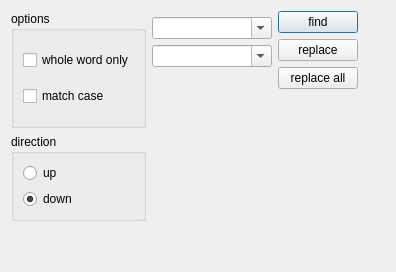
<?xml version="1.0" encoding="UTF-8"?>
<ui version="4.0">
 <class>FindDialog</class>
 <widget class="QDialog" name="FindDialog">
  <property name="geometry">
   <rect>
    <x>0</x>
    <y>0</y>
    <width>396</width>
    <height>272</height>
   </rect>
  </property>
  <property name="sizePolicy">
   <sizepolicy hsizetype="Minimum" vsizetype="Minimum">
    <horstretch>0</horstretch>
    <verstretch>0</verstretch>
   </sizepolicy>
  </property>
  <property name="windowTitle">
   <string>find</string>
  </property>
  <property name="windowIcon">
   <iconset resource="ScriptEditor.qrc">
    <normaloff>:/images/find.png</normaloff>:/images/find.png</iconset>
  </property>
  <layout class="QGridLayout" name="gridLayout" columnstretch="0,1,0,0">
   <item row="0" column="0">
    <widget class="QGroupBox" name="groupBox_2">
     <property name="title">
      <string>options</string>
     </property>
     <layout class="QVBoxLayout" name="verticalLayout_11">
      <item>
       <widget class="QCheckBox" name="matchWholeWordCheckBox">
        <property name="text">
         <string>whole word only</string>
        </property>
       </widget>
      </item>
      <item>
       <widget class="QCheckBox" name="matchCaseCheckBox">
        <property name="text">
         <string>match case</string>
        </property>
       </widget>
      </item>
     </layout>
    </widget>
   </item>
   <item row="0" column="1" rowspan="2">
    <layout class="QVBoxLayout" name="verticalLayout_2">
     <property name="topMargin">
      <number>6</number>
     </property>
     <item>
      <widget class="QComboBox" name="findWhatComboBox">
       <property name="sizePolicy">
        <sizepolicy hsizetype="Ignored" vsizetype="Preferred">
         <horstretch>0</horstretch>
         <verstretch>0</verstretch>
        </sizepolicy>
       </property>
       <property name="minimumSize">
        <size>
         <width>120</width>
         <height>0</height>
        </size>
       </property>
       <property name="maximumSize">
        <size>
         <width>16777215</width>
         <height>16777215</height>
        </size>
       </property>
       <property name="editable">
        <bool>true</bool>
       </property>
      </widget>
     </item>
     <item>
      <widget class="QComboBox" name="replaceComboBox">
       <property name="sizePolicy">
        <sizepolicy hsizetype="Preferred" vsizetype="Preferred">
         <horstretch>0</horstretch>
         <verstretch>0</verstretch>
        </sizepolicy>
       </property>
       <property name="minimumSize">
        <size>
         <width>120</width>
         <height>0</height>
        </size>
       </property>
       <property name="editable">
        <bool>true</bool>
       </property>
      </widget>
     </item>
     <item>
      <spacer name="verticalSpacer_3">
       <property name="orientation">
        <enum>Qt::Vertical</enum>
       </property>
       <property name="sizeHint" stdset="0">
        <size>
         <width>20</width>
         <height>40</height>
        </size>
       </property>
      </spacer>
     </item>
    </layout>
   </item>
   <item row="0" column="2">
    <layout class="QVBoxLayout" name="verticalLayout">
     <item>
      <widget class="QPushButton" name="findPushButton">
       <property name="enabled">
        <bool>true</bool>
       </property>
       <property name="text">
        <string>find</string>
       </property>
      </widget>
     </item>
     <item>
      <widget class="QPushButton" name="replacePushButton">
       <property name="text">
        <string>replace</string>
       </property>
      </widget>
     </item>
     <item>
      <widget class="QPushButton" name="replaceAllPushButton">
       <property name="text">
        <string>replace all</string>
       </property>
      </widget>
     </item>
     <item>
      <spacer name="verticalSpacer">
       <property name="orientation">
        <enum>Qt::Vertical</enum>
       </property>
       <property name="sizeHint" stdset="0">
        <size>
         <width>20</width>
         <height>40</height>
        </size>
       </property>
      </spacer>
     </item>
    </layout>
   </item>
   <item row="0" column="3">
    <spacer name="horizontalSpacer_3">
     <property name="orientation">
      <enum>Qt::Horizontal</enum>
     </property>
     <property name="sizeHint" stdset="0">
      <size>
       <width>40</width>
       <height>20</height>
      </size>
     </property>
    </spacer>
   </item>
   <item row="1" column="0">
    <widget class="QGroupBox" name="groupBox">
     <property name="title">
      <string>direction</string>
     </property>
     <layout class="QVBoxLayout" name="verticalLayout_9">
      <item>
       <widget class="QRadioButton" name="directionUpRadioButton">
        <property name="text">
         <string>up</string>
        </property>
        <property name="checked">
         <bool>false</bool>
        </property>
       </widget>
      </item>
      <item>
       <widget class="QRadioButton" name="directionDownRadioButton">
        <property name="text">
         <string>down</string>
        </property>
        <property name="checked">
         <bool>true</bool>
        </property>
       </widget>
      </item>
     </layout>
    </widget>
   </item>
   <item row="2" column="0">
    <spacer name="verticalSpacer_2">
     <property name="orientation">
      <enum>Qt::Vertical</enum>
     </property>
     <property name="sizeHint" stdset="0">
      <size>
       <width>20</width>
       <height>40</height>
      </size>
     </property>
    </spacer>
   </item>
  </layout>
 </widget>
 <resources>
  <include location="ScriptEditor.qrc"/>
 </resources>
 <connections/>
</ui>
